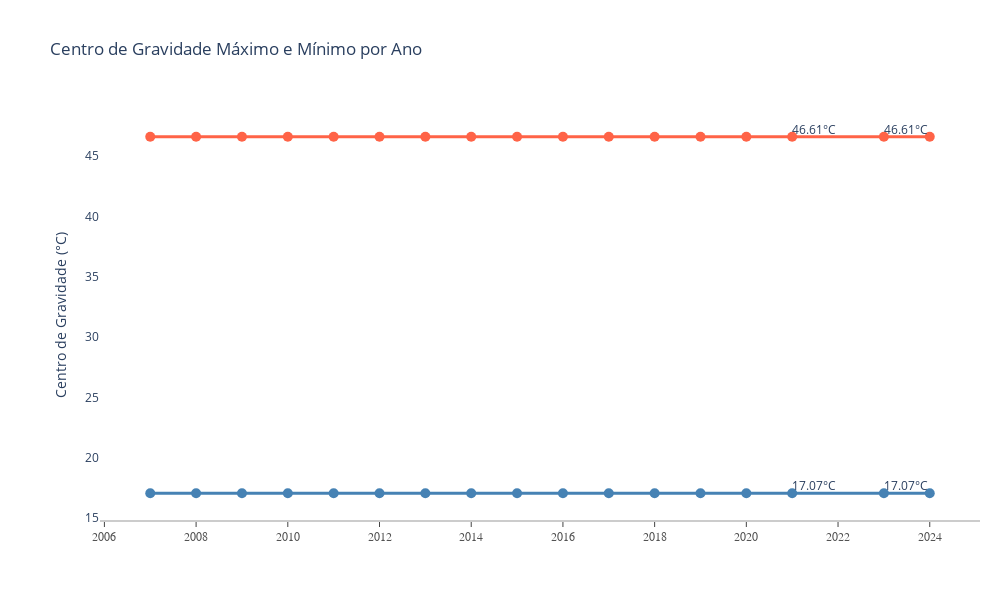

The notebook cell saved with this chart:
### Markdown cell above
## Centro de Gravidade Máximo e Mínimo por Ano

### Code cell
if 'data' in df_araraquara.columns:
    df_araraquara['ano'] = pd.to_datetime(df_araraquara['data']).dt.year

if 'ano' not in df_araraquara.columns:
    raise ValueError("A coluna 'ano' não foi encontrada no dataframe.")

anos = df_araraquara['ano'].unique()  # Usando os anos do dataframe
centro_gravidade_max = [cg_x_max] * len(anos)  # Valores simulados para o centro de gravidade máximo
centro_gravidade_min = [cg_x_min] * len(anos)  # Valores simulados para o centro de gravidade mínimo

colors = ['rgb(255, 99, 71)', 'rgb(70,130,180)']  # Vermelho para Max, Azul para Min
mode_size = [10, 10]
line_size = [3, 3]

fig = go.Figure()

fig.add_trace(go.Scatter(x=anos, y=centro_gravidade_max, mode='lines+markers',
                         name='Centro de Gravidade Máximo',
                         line=dict(color=colors[0], width=line_size[0]),
                         marker=dict(size=mode_size[0]),
                         connectgaps=True))

fig.add_trace(go.Scatter(x=anos, y=centro_gravidade_min, mode='lines+markers',
                         name='Centro de Gravidade Mínimo',
                         line=dict(color=colors[1], width=line_size[1]),
                         marker=dict(size=mode_size[1]),
                         connectgaps=True))

fig.add_trace(go.Scatter(
    x=[anos[0]], 
    y=[centro_gravidade_max[0]], 
    mode='text', 
    text=[f'{centro_gravidade_max[0]:.2f}°C'], 
    textposition='top right', 
    showlegend=False
))

fig.add_trace(go.Scatter(
    x=[anos[-1]], 
    y=[centro_gravidade_max[-1]], 
    mode='text', 
    text=[f'{centro_gravidade_max[-1]:.2f}°C'], 
    textposition='top right', 
    showlegend=False
))

fig.add_trace(go.Scatter(
    x=[anos[0]], 
    y=[centro_gravidade_min[0]], 
    mode='text', 
    text=[f'{centro_gravidade_min[0]:.2f}°C'], 
    textposition='top right', 
    showlegend=False
))

fig.add_trace(go.Scatter(
    x=[anos[-1]], 
    y=[centro_gravidade_min[-1]], 
    mode='text', 
    text=[f'{centro_gravidade_min[-1]:.2f}°C'], 
    textposition='top right', 
    showlegend=False
))

# Atualizando layout do gráfico
fig.update_layout(
    title='Centro de Gravidade Máximo e Mínimo por Ano',
    xaxis=dict(
        showline=True,
        showgrid=False,
        showticklabels=True,
        linecolor='rgb(204, 204, 204)',
        linewidth=2,
        ticks='outside',
        tickfont=dict(family='Arial', size=12, color='rgb(82, 82, 82)'),
    ),
    yaxis=dict(
        showgrid=False,
        zeroline=False,
        showline=False,
        showticklabels=True,
        title='Centro de Gravidade (°C)',
    ),
    autosize=False,
    width=1000,  # Largura aumentada
    height=600,  # Altura aumentada
    margin=dict(autoexpand=False, l=100, r=20, t=110),
    plot_bgcolor='white'
)

fig.show()

### Figure 1 — Plotly figure (JSON) as saved in the notebook; plotly's stock layout.template omitted (floating-point values rounded to 4 significant figures)
{"data": [{"connectgaps": true, "line": {"color": "rgb(255, 99, 71)", "width": 3}, "marker": {"size": 10}, "mode": "lines+markers", "name": "Centro de Gravidade Máximo", "type": "scatter", "x": [2023, 2024, 2007, 2008, 2009, 2010, 2011, 2012, 2013, 2014, 2015, 2016, 2017, 2018, 2019, 2020, 2021], "y": [46.61, 46.61, 46.61, 46.61, 46.61, 46.61, 46.61, 46.61, 46.61, 46.61, 46.61, 46.61, 46.61, 46.61, 46.61, 46.61, 46.61]}, {"connectgaps": true, "line": {"color": "rgb(70,130,180)", "width": 3}, "marker": {"size": 10}, "mode": "lines+markers", "name": "Centro de Gravidade Mínimo", "type": "scatter", "x": [2023, 2024, 2007, 2008, 2009, 2010, 2011, 2012, 2013, 2014, 2015, 2016, 2017, 2018, 2019, 2020, 2021], "y": [17.07, 17.07, 17.07, 17.07, 17.07, 17.07, 17.07, 17.07, 17.07, 17.07, 17.07, 17.07, 17.07, 17.07, 17.07, 17.07, 17.07]}, {"mode": "text", "showlegend": false, "text": ["46.61°C"], "textposition": "top right", "type": "scatter", "x": [2023], "y": [46.61]}, {"mode": "text", "showlegend": false, "text": ["46.61°C"], "textposition": "top right", "type": "scatter", "x": [2021], "y": [46.61]}, {"mode": "text", "showlegend": false, "text": ["17.07°C"], "textposition": "top right", "type": "scatter", "x": [2023], "y": [17.07]}, {"mode": "text", "showlegend": false, "text": ["17.07°C"], "textposition": "top right", "type": "scatter", "x": [2021], "y": [17.07]}], "layout": {"autosize": false, "height": 600, "margin": {"autoexpand": false, "l": 100, "r": 20, "t": 110}, "plot_bgcolor": "white", "title": {"text": "Centro de Gravidade Máximo e Mínimo por Ano"}, "width": 1000, "xaxis": {"linecolor": "rgb(204, 204, 204)", "linewidth": 2, "showgrid": false, "showline": true, "showticklabels": true, "tickfont": {"color": "rgb(82, 82, 82)", "family": "Arial", "size": 12}, "ticks": "outside"}, "yaxis": {"showgrid": false, "showline": false, "showticklabels": true, "title": {"text": "Centro de Gravidade (°C)"}, "zeroline": false}}}
